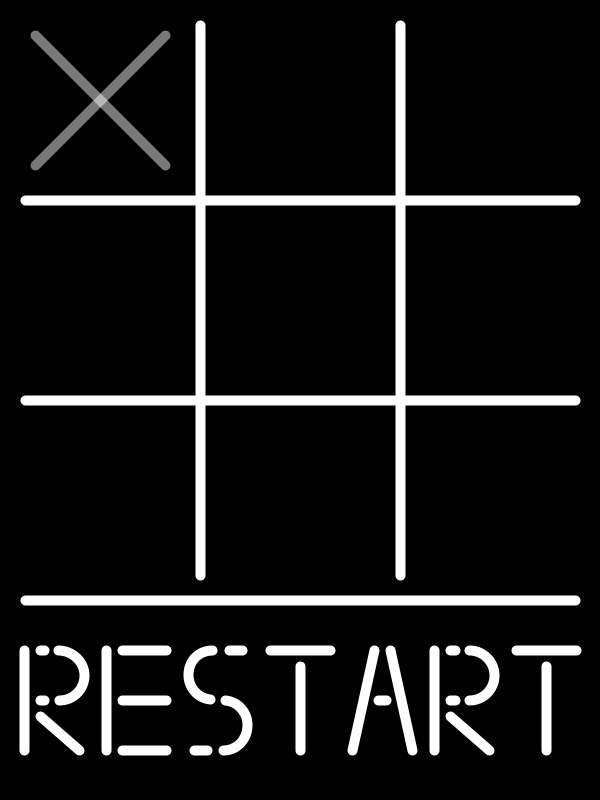
Frame 1 (no input)
Frame 60 (the mouse pressed at the canvas centre just before this capture): identical to frame 1, image omitted
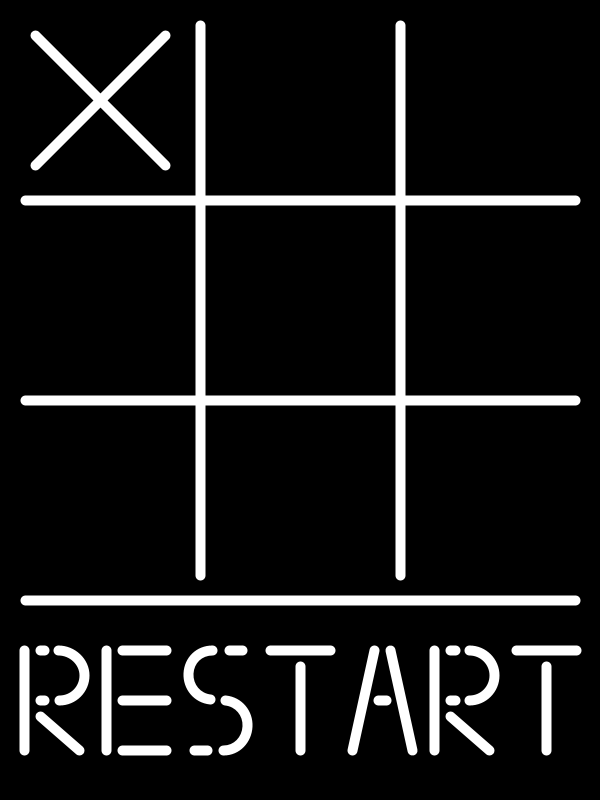
Frame 120 (the mouse held since frame 60 and released just before this capture)

The Processing sketch that drew these frames (run headless with seeded random() and noise(); from frame 60 on, the mouse is pressed at the canvas centre):

// Processing sketch: tic_tac_toe_two_dot_one
// ── tic_tac_toe_two_dot_one.pde
short[] grid;
boolean playerTurn;
int index;

void setup() {
  size(600, 800);
  resetGrid();
}

void draw() {
  background(0);
  drawGrid();
  drawChars();
  drawRestart();
  mousePreview();
  updateIndex();
  if(checkForWin('x')) {
    println("X has won");
  }
  if(checkForWin('o')) {
    println("O has won");
  }
}

void resetGrid() {
  playerTurn = true;
  grid = new short[9];
}

void updateIndex() {
  if(mouseX >= 0 & mouseX < 600 & mouseY >= 0 & mouseY < 599) {
    index = ((int)(mouseX/200)+3*(int)(mouseY/200));
  } else if (mouseX >= 0 & mouseX < 600 & mouseY >= 600 & mouseY < 799) {
    index = 9;
  }
}

void mousePressed() {
  if(index >= 0 & index <= 8) {
    setGrid(index, (short)2);
  } else if(index == 9) {
    resetGrid();
  }
}

void mousePreview() {
  if(playerTurn == true & mouseY < 600 & index < 9) {
    if(grid[index] != 'x' & grid[index] != 'o') {
      drawCross(getXfromI(), getYfromI() ,true);
    }
  }
}

void setGrid(int index, short c) {
  if (grid[index] == 0 & playerTurn) {
    grid[index] = c;
    playerTurn = false;
  }
}

void drawChars() {
  for(int i = 0; i < 9; i++) {
    switch(grid[i]) {
      case 2: drawCross(i%3,(int)(i/3),false);
      break;
      case 5: drawCircle(i%3,(int)(i/3),false);
      break;
    }
  }
}

void drawCircle(int x, int y, boolean preview) {
  if (preview == false) {
    stroke(255);
  } else {
    stroke(255, 120);
  }
  strokeWeight(10);
  noFill();
  circle(100 + (x*200), 100 + (y*200), 130);
}

void drawCross(int x, int y, boolean preview) {
  if (preview == false) {
    stroke(255);
  } else {
    stroke(255, 120);
  }
  strokeWeight(10);
  line(35 + (x*200), 35 + (y*200), 165 + (x*200), 165 + (y*200));
  line( 35 + (x*200), 165 + (y*200), 165 + (x*200), 35 + (y*200));
}

void drawGrid() {  
  stroke(255);
  strokeWeight(10);
  line(200, 25, 200, 575);
  line(400, 25, 400, 575);
  line(25, 200, 575, 200);
  line(25, 400, 575, 400);
  line(25, 600, 575, 600);
}

void drawRestart() {
  if (mouseY >= 600 & mouseY < 800) {
    stroke(255, 120);
  }
  //R
  noFill();
  line(24, 650, 24, 750);
  arc(59, 675, 50, 50, 0-PI/2, PI/2);
  line(40, 650, 44, 650);
  line(40, 700, 44, 700);
  line(40, 716, 79, 750);
  //E
  line(106, 650, 106, 750);
  line(122, 650, 166, 650);
  line(122, 700, 166, 700);
  line(122, 750, 166, 750);
  //S
  line(229, 650, 242, 650);
  arc(213, 675, 50, 50, PI/2+0.1, PI+PI/2);
  arc(223, 725, 50, 50, 0-PI/2+0.1, PI/2);
  line(194, 750, 207, 750);
  //T
  line(270, 650, 330, 650);
  line(300, 666, 300, 750);
  //A
  line(374, 650, 352, 750);
  line(390, 650, 412, 750);
  line(378, 700, 386, 700);
  //R
  line(434, 650, 434, 750);
  arc(469, 675, 50, 50, 0-PI/2, PI/2);
  line(450, 650, 455, 650);
  line(450, 700, 455, 700);
  line(450, 716, 489, 750);
  //T
  line(516, 650, 576, 650);
  line(546, 666, 546, 750);
}

int getXfromI() {
  return index%3;
}

int getYfromI() {
  return (int)(index/3);
}

boolean checkForWin(char c) {
  if(true) {
    return true;
  } else {
    return false;
  }
}
